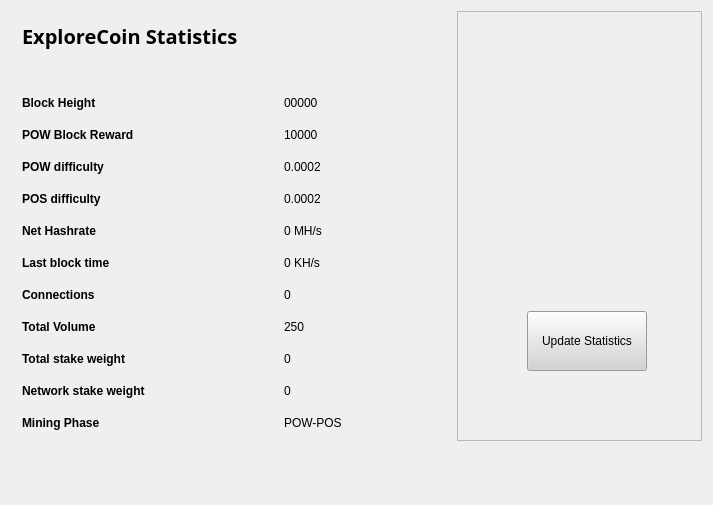
<?xml version="1.0" encoding="UTF-8"?>
<ui version="4.0">
 <class>StatisticsPage</class>
 <widget class="QWidget" name="StatisticsPage">
  <property name="windowModality">
   <enum>Qt::NonModal</enum>
  </property>
  <property name="geometry">
   <rect>
    <x>0</x>
    <y>0</y>
    <width>713</width>
    <height>505</height>
   </rect>
  </property>
  <property name="windowTitle">
   <string>Digging</string>
  </property>
  <property name="styleSheet">
   <string notr="true">color:#000000;
font-family:'Open Sans,sans-serif';</string>
  </property>
  <layout class="QGridLayout" name="gridLayout">
   <property name="sizeConstraint">
    <enum>QLayout::SetMaximumSize</enum>
   </property>
   <item row="0" column="1">
    <widget class="QFrame" name="frame">
     <property name="minimumSize">
      <size>
       <width>213</width>
       <height>0</height>
      </size>
     </property>
     <property name="frameShape">
      <enum>QFrame::StyledPanel</enum>
     </property>
     <property name="frameShadow">
      <enum>QFrame::Raised</enum>
     </property>
     <widget class="QPushButton" name="startButton">
      <property name="geometry">
       <rect>
        <x>70</x>
        <y>300</y>
        <width>120</width>
        <height>60</height>
       </rect>
      </property>
      <property name="sizePolicy">
       <sizepolicy hsizetype="Fixed" vsizetype="Fixed">
        <horstretch>0</horstretch>
        <verstretch>0</verstretch>
       </sizepolicy>
      </property>
      <property name="minimumSize">
       <size>
        <width>120</width>
        <height>60</height>
       </size>
      </property>
      <property name="styleSheet">
       <string notr="true">background:lightgrey;</string>
      </property>
      <property name="text">
       <string>Update Statistics</string>
      </property>
     </widget>
     <widget class="QLabel" name="label">
      <property name="geometry">
       <rect>
        <x>0</x>
        <y>30</y>
        <width>251</width>
        <height>251</height>
       </rect>
      </property>
      <property name="text">
       <string>&lt;!DOCTYPE HTML PUBLIC &quot;-//W3C//DTD HTML 4.0//EN&quot; &quot;http://www.w3.org/TR/REC-html40/strict.dtd&quot;&gt;
&lt;html&gt;&lt;head&gt;&lt;meta name=&quot;qrichtext&quot; content=&quot;1&quot; /&gt;&lt;style type=&quot;text/css&quot;&gt;
p, li { white-space: pre-wrap; }
&lt;/style&gt;&lt;/head&gt;&lt;body style=&quot; font-family:'Open Sans,sans-serif'; font-size:8pt; font-weight:400; font-style:normal;&quot;&gt;
&lt;p align=&quot;center&quot; style=&quot; margin-top:0px; margin-bottom:0px; margin-left:0px; margin-right:0px; -qt-block-indent:0; text-indent:0px;&quot;&gt;&lt;img src=&quot;:/images/Wallet_Logo&quot; /&gt;&lt;/p&gt;&lt;/body&gt;&lt;/html&gt;</string>
      </property>
     </widget>
    </widget>
   </item>
   <item row="0" column="0">
    <widget class="QFrame" name="gridFrame_2">
     <property name="maximumSize">
      <size>
       <width>440</width>
       <height>16777215</height>
      </size>
     </property>
     <layout class="QGridLayout" name="gridLayout_4">
      <item row="3" column="0">
       <layout class="QFormLayout" name="formLayout_2">
        <property name="fieldGrowthPolicy">
         <enum>QFormLayout::FieldsStayAtSizeHint</enum>
        </property>
        <property name="horizontalSpacing">
         <number>139</number>
        </property>
        <property name="verticalSpacing">
         <number>18</number>
        </property>
        <property name="rightMargin">
         <number>0</number>
        </property>
        <item row="1" column="0">
         <widget class="QLabel" name="label_14">
          <property name="text">
           <string>&lt;html&gt;&lt;head/&gt;&lt;body&gt;&lt;p&gt;&lt;span style=&quot; font-weight:600;&quot;&gt;Block Height&lt;/span&gt;&lt;/p&gt;&lt;/body&gt;&lt;/html&gt;</string>
          </property>
         </widget>
        </item>
        <item row="1" column="1">
         <widget class="QLabel" name="heightBox">
          <property name="text">
           <string>00000</string>
          </property>
         </widget>
        </item>
        <item row="2" column="0">
         <widget class="QLabel" name="label_12">
          <property name="text">
           <string>&lt;html&gt;&lt;head/&gt;&lt;body&gt;&lt;p&gt;&lt;span style=&quot; font-weight:600;&quot;&gt;POW Block Reward&lt;/span&gt;&lt;/p&gt;&lt;/body&gt;&lt;/html&gt;</string>
          </property>
         </widget>
        </item>
        <item row="2" column="1">
         <widget class="QLabel" name="rewardBox">
          <property name="text">
           <string>10000</string>
          </property>
         </widget>
        </item>
        <item row="3" column="0">
         <widget class="QLabel" name="label_13">
          <property name="text">
           <string>&lt;html&gt;&lt;head/&gt;&lt;body&gt;&lt;p&gt;&lt;span style=&quot; font-weight:600;&quot;&gt;POW difficulty&lt;/span&gt;&lt;/p&gt;&lt;/body&gt;&lt;/html&gt;</string>
          </property>
         </widget>
        </item>
        <item row="3" column="1">
         <widget class="QLabel" name="diffBox">
          <property name="text">
           <string>0.0002</string>
          </property>
         </widget>
        </item>
        <item row="4" column="0">
         <widget class="QLabel" name="label_9">
          <property name="text">
           <string>&lt;html&gt;&lt;head/&gt;&lt;body&gt;&lt;p&gt;&lt;span style=&quot; font-weight:600;&quot;&gt;POS difficulty&lt;/span&gt;&lt;/p&gt;&lt;/body&gt;&lt;/html&gt;</string>
          </property>
         </widget>
        </item>
        <item row="4" column="1">
         <widget class="QLabel" name="diffBox2">
          <property name="text">
           <string>0.0002</string>
          </property>
         </widget>
        </item>
        <item row="5" column="1">
         <widget class="QLabel" name="pawrateBox">
          <property name="text">
           <string>0 MH/s</string>
          </property>
         </widget>
        </item>
        <item row="6" column="0">
         <widget class="QLabel" name="label3_2">
          <property name="sizePolicy">
           <sizepolicy hsizetype="Preferred" vsizetype="Maximum">
            <horstretch>0</horstretch>
            <verstretch>0</verstretch>
           </sizepolicy>
          </property>
          <property name="text">
           <string>&lt;html&gt;&lt;head/&gt;&lt;body&gt;&lt;p&gt;&lt;span style=&quot; font-weight:600;&quot;&gt;Last block time&lt;/span&gt;&lt;/p&gt;&lt;/body&gt;&lt;/html&gt;</string>
          </property>
         </widget>
        </item>
        <item row="6" column="1">
         <widget class="QLabel" name="localBox">
          <property name="text">
           <string>0 KH/s</string>
          </property>
         </widget>
        </item>
        <item row="7" column="0">
         <widget class="QLabel" name="label1_2">
          <property name="text">
           <string>&lt;html&gt;&lt;head/&gt;&lt;body&gt;&lt;p&gt;&lt;span style=&quot; font-weight:600;&quot;&gt;Connections&lt;/span&gt;&lt;/p&gt;&lt;/body&gt;&lt;/html&gt;</string>
          </property>
         </widget>
        </item>
        <item row="7" column="1">
         <widget class="QLabel" name="connectionBox">
          <property name="text">
           <string>0</string>
          </property>
         </widget>
        </item>
        <item row="8" column="0">
         <widget class="QLabel" name="label_8">
          <property name="text">
           <string>&lt;html&gt;&lt;head/&gt;&lt;body&gt;&lt;p&gt;&lt;span style=&quot; font-weight:600;&quot;&gt;Total Volume&lt;/span&gt;&lt;/p&gt;&lt;/body&gt;&lt;/html&gt;</string>
          </property>
         </widget>
        </item>
        <item row="8" column="1">
         <widget class="QLabel" name="volumeBox">
          <property name="text">
           <string>250</string>
          </property>
         </widget>
        </item>
        <item row="9" column="0">
         <widget class="QLabel" name="label_10">
          <property name="text">
           <string>&lt;html&gt;&lt;head/&gt;&lt;body&gt;&lt;p&gt;&lt;span style=&quot; font-weight:600;&quot;&gt;Total stake weight&lt;/span&gt;&lt;/p&gt;&lt;/body&gt;&lt;/html&gt;</string>
          </property>
         </widget>
        </item>
        <item row="9" column="1">
         <widget class="QLabel" name="minBox">
          <property name="text">
           <string>0</string>
          </property>
         </widget>
        </item>
        <item row="10" column="0">
         <widget class="QLabel" name="label_11">
          <property name="text">
           <string>&lt;html&gt;&lt;head/&gt;&lt;body&gt;&lt;p&gt;&lt;span style=&quot; font-weight:600;&quot;&gt;Network stake weight&lt;/span&gt;&lt;/p&gt;&lt;/body&gt;&lt;/html&gt;</string>
          </property>
         </widget>
        </item>
        <item row="10" column="1">
         <widget class="QLabel" name="maxBox">
          <property name="text">
           <string>0</string>
          </property>
         </widget>
        </item>
        <item row="11" column="0">
         <widget class="QLabel" name="label_15">
          <property name="text">
           <string>&lt;html&gt;&lt;head/&gt;&lt;body&gt;&lt;p&gt;&lt;span style=&quot; font-weight:600;&quot;&gt;Mining Phase&lt;/span&gt;&lt;/p&gt;&lt;/body&gt;&lt;/html&gt;</string>
          </property>
         </widget>
        </item>
        <item row="11" column="1">
         <widget class="QLabel" name="cBox">
          <property name="text">
           <string>POW-POS</string>
          </property>
         </widget>
        </item>
        <item row="5" column="0">
         <widget class="QLabel" name="label_16">
          <property name="text">
           <string>&lt;html&gt;&lt;head/&gt;&lt;body&gt;&lt;p&gt;&lt;span style=&quot; font-weight:600;&quot;&gt;Net Hashrate&lt;/span&gt;&lt;/p&gt;&lt;/body&gt;&lt;/html&gt;</string>
          </property>
         </widget>
        </item>
       </layout>
      </item>
      <item row="1" column="0">
       <layout class="QHBoxLayout" name="horizontalLayout_4">
        <property name="spacing">
         <number>7</number>
        </property>
        <item>
         <widget class="QLabel" name="label_5">
          <property name="font">
           <font>
            <family>Open Sans,sans-serif</family>
           </font>
          </property>
          <property name="text">
           <string>&lt;html&gt;&lt;head/&gt;&lt;body&gt;&lt;p&gt;&lt;span style=&quot; font-size:20px; font-weight:600; color:#000000;&quot;&gt;ExploreCoin Statistics&lt;/span&gt;&lt;/p&gt;&lt;/body&gt;&lt;/html&gt;</string>
          </property>
         </widget>
        </item>
        <item>
         <spacer name="horizontalSpacer_2">
          <property name="orientation">
           <enum>Qt::Horizontal</enum>
          </property>
          <property name="sizeHint" stdset="0">
           <size>
            <width>40</width>
            <height>20</height>
           </size>
          </property>
         </spacer>
        </item>
       </layout>
      </item>
      <item row="2" column="0">
       <spacer name="verticalSpacer_2">
        <property name="orientation">
         <enum>Qt::Vertical</enum>
        </property>
        <property name="sizeHint" stdset="0">
         <size>
          <width>20</width>
          <height>40</height>
         </size>
        </property>
       </spacer>
      </item>
     </layout>
    </widget>
   </item>
   <item row="1" column="0">
    <spacer name="verticalSpacer">
     <property name="orientation">
      <enum>Qt::Vertical</enum>
     </property>
     <property name="sizeHint" stdset="0">
      <size>
       <width>20</width>
       <height>40</height>
      </size>
     </property>
    </spacer>
   </item>
  </layout>
 </widget>
 <layoutdefault spacing="6" margin="11"/>
 <resources/>
 <connections/>
</ui>
